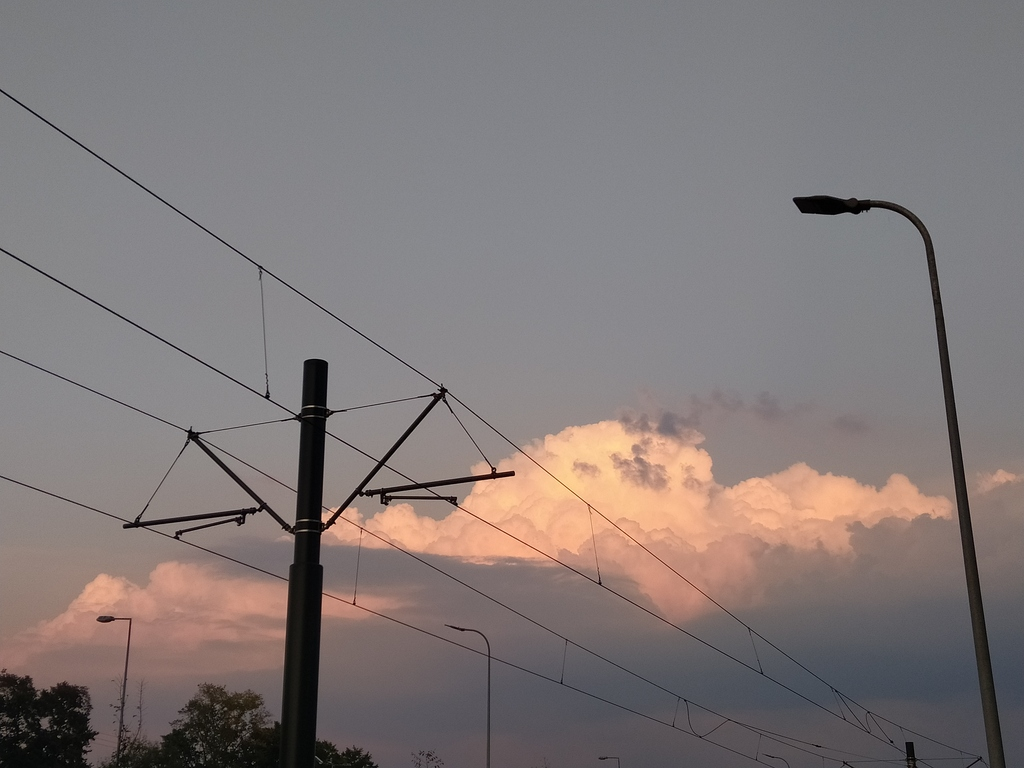
#> input picture jpeg_encoder_pc_test/test_details_lines.jpg, 1024 x 768 px
$ python convert_jpg_to_rgb565.py test_details_lines.jpg out.png 100 100
#> lines starting #> are read from the running program, lines starting #| are printed output that depends on the picture
#!/usr/bin/env python3
# convert_jpg_to_rgb565.py
# Usage: python convert_jpg_to_rgb565.py <input_image> <output.rgb565>

import sys
from PIL import Image
import struct

DEFAULT_WIDTH = 320
DEFAULT_HEIGHT = 240

def main():
    if len(sys.argv) != 3 and len(sys.argv) != 5:
        print(f"Usage: {sys.argv[0]} <input_image> <output.rgb565> [width height]")
        print(f"Default: {DEFAULT_WIDTH}x{DEFAULT_HEIGHT}, unless otherwise specified")
        sys.exit(1)

    input_path = sys.argv[1]
    output_path = sys.argv[2]

    if len(sys.argv) == 5:
        width = int(sys.argv[3])
        height = int(sys.argv[4])
    else:
        width = DEFAULT_WIDTH
        height = DEFAULT_HEIGHT

    if width <= 0 or height <= 0:
        print(f"ERROR: incorrect dimensions")
        sys.exit(1)

    try:
        img = Image.open(input_path).convert("RGB").resize((width, height))
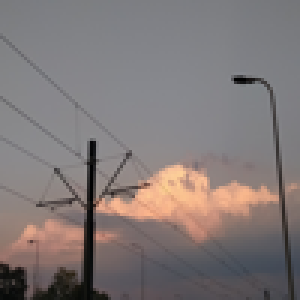
#> img: PIL image 100x100 RGB (shown 3 times larger); mean R, G, B 128.5, 120.1, 119.6
    except FileNotFoundError:
        print(f"Cannot open the file {input_path}")

    with open(output_path, "wb") as f:
        for y in range(height):
            for x in range(width):
                r, g, b = img.getpixel((x, y))
                r5 = r >> 3
                g6 = g >> 2
                b5 = b >> 3
                pixel = (r5 << 11) | (g6 << 5) | b5
                f.write(struct.pack("<H", pixel))

    print(f"Saved {output_path}: {width}x{height}, {width * height * 2} bytes")

if __name__ == "__main__":
    main()
